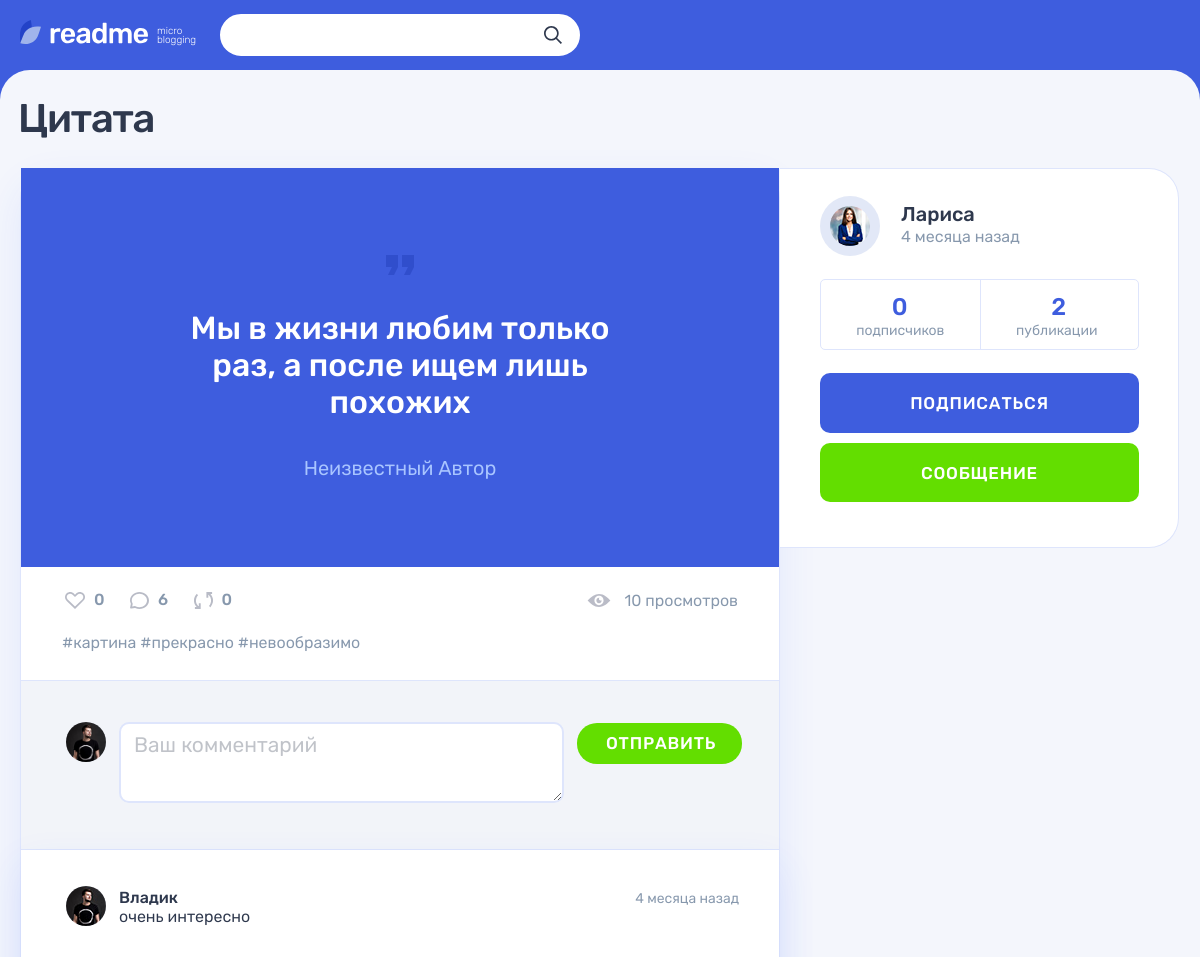
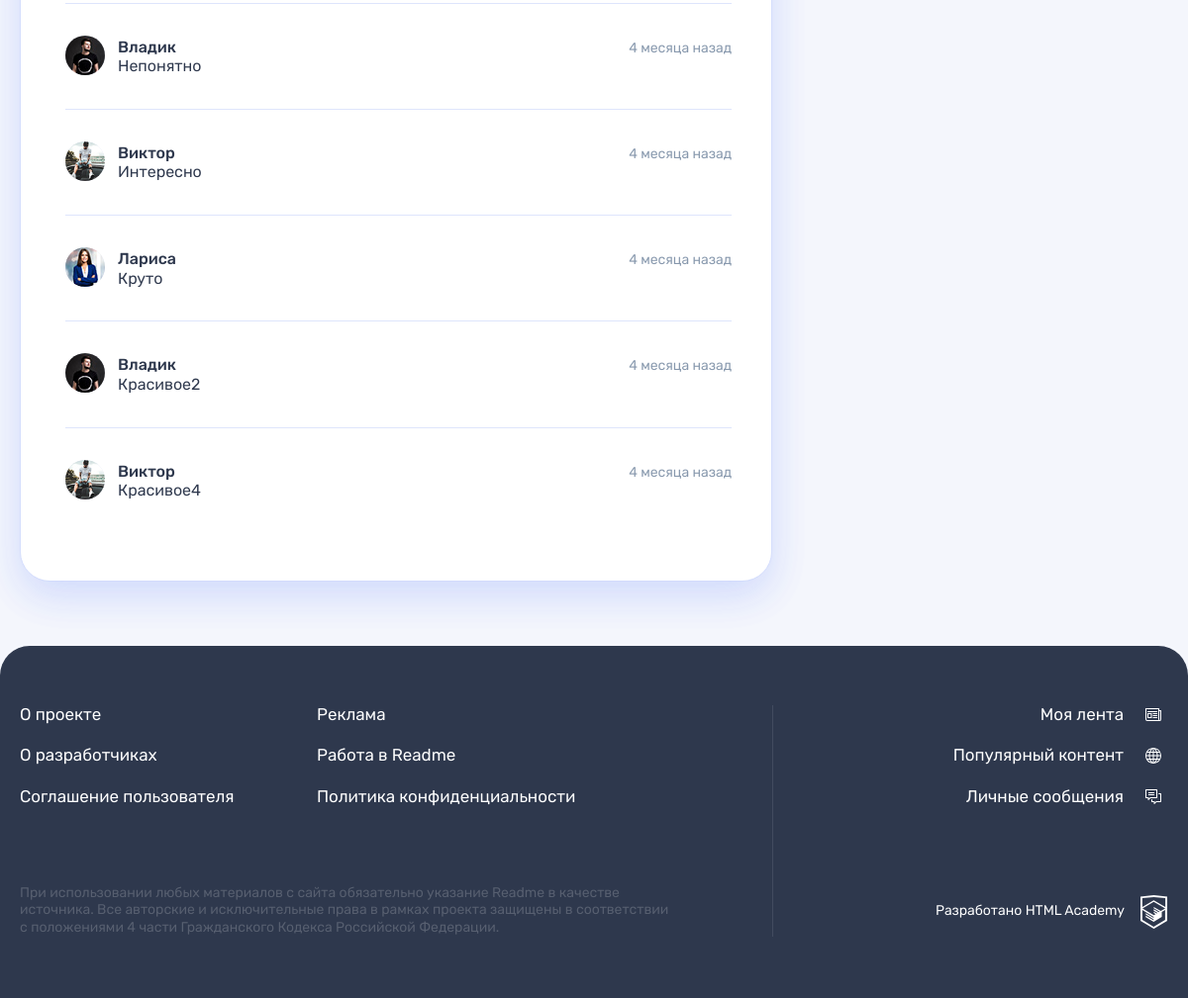
Page /post.php?id=1&comments=all (signed in) on the committed database (2 pictures, top to bottom).
### tables this page shows
CREATE TABLE `posts`
(
    `id`               INT UNSIGNED                           NOT NULL AUTO_INCREMENT PRIMARY KEY,
    `created_at`       DATETIME     DEFAULT CURRENT_TIMESTAMP NOT NULL,
    `updated_at`       DATETIME     DEFAULT CURRENT_TIMESTAMP ON UPDATE CURRENT_TIMESTAMP,
    `title`            VARCHAR(255)                           NOT NULL,
    `content`          TEXT                                   NULL,
    `author_quote`     VARCHAR(255)                           NULL,  
    `image_url`        VARCHAR(2048)                          NULL,
    `video_url`        VARCHAR(2048)                          NULL,
    `website_url`      VARCHAR(2048)                          NULL,
    `views_count`      INT UNSIGNED DEFAULT 0,                       
    `repost_flag`      BOOL         DEFAULT FALSE,                   
    `original_post_id` INT UNSIGNED,                                 
    `user_id`          INT UNSIGNED                           NOT NULL,
    `type_id`          INT UNSIGNED                           NOT NULL,
    FOREIGN KEY (user_id) REFERENCES users (id),
    FOREIGN KEY (type_id) REFERENCES types (id)
);

CREATE TABLE `post_hashtags`
(
    `post_id`    INT UNSIGNED NOT NULL,
    `hashtag_id` INT UNSIGNED NOT NULL,
    PRIMARY KEY (post_id, hashtag_id),
    FOREIGN KEY (post_id) REFERENCES posts (id),
    FOREIGN KEY (hashtag_id) REFERENCES hashtags (id)
);

CREATE TABLE `hashtags`
(
    `id`         INT UNSIGNED                       NOT NULL AUTO_INCREMENT PRIMARY KEY,
    `title`      VARCHAR(255)                       NOT NULL,
    `created_at` DATETIME DEFAULT CURRENT_TIMESTAMP NOT NULL,
    `updated_at` DATETIME DEFAULT CURRENT_TIMESTAMP ON UPDATE CURRENT_TIMESTAMP
);

CREATE TABLE `comments`
(
    `id`         INT UNSIGNED                       NOT NULL AUTO_INCREMENT PRIMARY KEY,
    `created_at` DATETIME DEFAULT CURRENT_TIMESTAMP NOT NULL,
    `updated_at` DATETIME DEFAULT CURRENT_TIMESTAMP ON UPDATE CURRENT_TIMESTAMP,
    `content`    TEXT                               NOT NULL,
    `user_id`    INT UNSIGNED                       NOT NULL,
    `post_id`    INT UNSIGNED                       NOT NULL,
    FOREIGN KEY (user_id) REFERENCES users (id),
    FOREIGN KEY (post_id) REFERENCES posts (id)
);

CREATE TABLE `users`
(
    `id`         INT UNSIGNED                       NOT NULL AUTO_INCREMENT PRIMARY KEY,
    `email`      VARCHAR(255)                       NOT NULL,
    `login`      VARCHAR(255)                       NOT NULL,
    `password`   VARCHAR(255)                       NOT NULL,
    `avatar_url` VARCHAR(2048)                      NOT NULL,
    `created_at` DATETIME DEFAULT CURRENT_TIMESTAMP NOT NULL,
    `updated_at` DATETIME DEFAULT CURRENT_TIMESTAMP ON UPDATE CURRENT_TIMESTAMP
);

### functions/functions.php (called while the page is built, shortened)
<?php
function includeTemplate($name, array $data = [])
{
    $name = 'templates/' . $name;
    extract($data);
    require $name;
    $result = ob_get_clean();
    return $result;
}
function getNounPluralForm(int $number, string $one, string $two, string $many)
{
    $mod10 = $number % 10;
    $mod100 = $number % 100;
    switch (true) {
        case ($mod10 >= 2 && $mod10 <= 4):
            return $two;
        case ($mod100 >= 11 && $mod100 <= 20):
        case ($mod10 > 5):
        default:
            return $many;
    }
}
function publicationLife($publishTime)
{
    $differentTime = time() - strtotime($publishTime);
    switch (true) {
        case ($differentTime >= 2419200):
            $differentTime = floor($differentTime / 2419200);
            return "{$differentTime} " .
                getNounPluralForm(
                    $differentTime,
                    'месяц',
                    'месяца',
                    'месяцев'
                ) . " назад";
    }
}
function isErrorCss($errorField)
{
    $classname = isset($errorField) ? "form__input-section--error" : "";
    return $classname;
}
function htmlTime($publishTime):string
{
    return 'datetime="' . $publishTime . '" title="' . date('d.m.Y H:i', strtotime($publishTime)) . '"';
}

### post-page-helper.php (called while the page is built, shortened)
<?php
function handleMissingPost($connect, $title)
{
    try {
        $postId = filter_input(INPUT_GET, 'id', FILTER_SANITIZE_NUMBER_INT);
        return getPost($connect, $postId);
    } catch (Exception $e) {
        showNotFoundPage($title);
        exit();
    }
}

### sql-connect.php (called while the page is built, shortened)
<?php
function getPost($connect, $id)
{
    $sqlPostInfo = "SELECT
        posts.*,
        types.id AS 'type_id',
        types.title AS 'type_title',
        users.id AS 'user_id',
        users.login AS 'user_login',
        users.avatar_url AS 'user_avatar_url',
        users.created_at AS 'user_created_at',
        (SELECT COUNT(posts.id) FROM posts WHERE posts.user_id = users.id) AS 'count_user_posts',
        (SELECT COUNT(likes.user_id) FROM likes WHERE likes.post_id = posts.id) AS 'count_post_likes',
        (SELECT COUNT(subscriptions.subscriber_user_id) FROM subscriptions WHERE subscriptions.subscribed_to_user_id = users.id) AS 'count_user_subscribers',
        (SELECT COUNT(comments.id) FROM comments WHERE comments.post_id=posts.id) AS 'count_post_comments',
        (SELECT COUNT(posts.id) FROM posts WHERE posts.repost_flag = 1) AS 'count_post_reposts'
FROM posts
          INNER JOIN users ON posts.user_id = users.id
          INNER JOIN types ON posts.type_id = types.id
WHERE posts.id = $id";
    $resultPost = mysqli_query($connect, $sqlPostInfo);
    if ($post = mysqli_fetch_assoc($resultPost)) {
        return $post;
    }
    throw new Exception('Пост не найден');
}
function getPostHashtags($connect, $id)
{
    $sqlPostHashtags = "SELECT
        post_hashtags.post_id,
        post_hashtags.hashtag_id,
        hashtags.title AS 'hashtag_title'
FROM post_hashtags
        INNER JOIN hashtags ON post_hashtags.hashtag_id = hashtags.id
WHERE post_hashtags.post_id = $id";
    $resultPost = mysqli_query($connect, $sqlPostHashtags);
    return mysqli_fetch_all($resultPost, MYSQLI_ASSOC);
}
function getPostComments($connect, $id, $countComments)
{
    $limit = "";
    $sqlPostComments = "SELECT
        comments.id,
        comments.content,
        comments.created_at,
        comments.updated_at,
        users.id AS 'user_id',
        users.login AS 'user_login',
        users.avatar_url AS 'user_avatar_url',
        posts.id AS 'post_id'
FROM comments
        INNER JOIN users ON comments.user_id = users.id
        INNER JOIN posts ON comments.post_id = posts.id
WHERE posts.id = $id
ORDER BY comments.created_at DESC " . $limit;
    $resultPost = mysqli_query($connect, $sqlPostComments);
    return mysqli_fetch_all($resultPost, MYSQLI_ASSOC);
}

### functions/validate-functions.php (called while the page is built, shortened)
<?php
function htmlValidate($text)
{
    return htmlspecialchars($text, ENT_QUOTES | ENT_SUBSTITUTE, 'UTF-8');
}

### templates/post-page.php (the view, shortened to what this page needs)
<main class="page__main page__main--publication">
    <div class="container">
        <h1 class="page__title page__title--publication"><?= htmlValidate($post['title']); ?></h1>
        <section class="post-details">
            <div class="post-details__wrapper post-<?= $post['type_title'] ?>>">
                <div class="post-details__main-block post post--details">
                    <?= $postContent ?>
                    <div class="post__indicators">
                        <div class="post__buttons">
                            <a class="post__indicator post__indicator--likes button" href="#" title="Лайк">
                                <svg class="post__indicator-icon" width="20" height="17">
                                    <use xlink:href="#icon-heart"></use>
                                </svg>
                                <span><?= $post['count_post_likes']; ?></span>
                            </a>
                            <span class="post__indicator post__indicator--comments" href="#"
                                  title="Комментарии">
                                <svg class="post__indicator-icon" width="19" height="17">
                                    <use xlink:href="#icon-comment"></use>
                                </svg>
                                <span><?= $post['count_post_comments']; ?></span>
                            </span>
                            <a class="post__indicator post__indicator--repost button" href="#" title="Репост">
                                <svg class="post__indicator-icon" width="19" height="17">
                                    <use xlink:href="#icon-repost"></use>
                                </svg>
                                <span><?= $post['count_post_reposts']; ?></span>
                            </a>
                        </div>
                        <span class="post__view"><?= $post['views_count']; ?> просмотров</span>
                    </div>
                    <ul class="post__tags">
                        <?php foreach ($hashtags as $hashtag): ?>
                            <li>
                                <a href="search.php?search=%23<?= $hashtag['hashtag_title'] ?>">
                                    #<?= $hashtag['hashtag_title'] ?>
                                </a>
                            </li>
                        <?php endforeach; ?>
                    </ul>
                    <div class="comments">
                        <form class="comments__form form" action="#" method="post">
                            <div class="comments__my-avatar">
                                <img class="comments__picture" src="../img/userpic-medium.jpg"
                                     alt="Аватар пользователя">
                            </div>
                            <div class="form__input-section <?= isErrorCss($errors['comment']); ?>">
                            <textarea class="comments__textarea form__textarea form__input" id="comment" name="comment"
                                      placeholder="Ваш комментарий"></textarea>
                            </div>
                            <button class="comments__submit button button--green" type="submit">Отправить</button>
                        </form>
                        <div class="comments__list-wrapper">
                            <ul class="comments__list">
                                <?php foreach ($comments as $comment): ?>
                                    <li class="comments__item user">
                                        <div class="comments__avatar">
                                            <a class="user__avatar-link"
                                               href="/profile.php?id=<?= $comment['user_id'] ?>">
                                                <img class="comments__picture"
                                                     src="../img/<?= $comment['user_avatar_url'] ?>"
                                                     alt="Аватар пользователя">
                                            </a>
                                        </div>
                                        <div class="comments__info">
                                            <div class="comments__name-wrapper">
                                                <a class="comments__user-name"
                                                   href="/profile.php?id=<?= $comment['user_id'] ?>">
                                                    <span><?= $comment['user_login'] ?></span>
                                                </a>
                                                <time class="comments__time" <?= htmlTime($comment['created_at']) ?>>
                                                    <?= publicationLife($comment['created_at']) ?>
                                                </time>
                                            </div>
                                            <p class="comments__text">
                                                <?= $comment['content'] ?>
                                            </p>
                                        </div>
                                    </li>
                                <?php endforeach; ?>
                            </ul>
                        </div>
                    </div>
                </div>
                <div class="post-details__user user">
                    <div class="post-details__user-info user__info">
                        <div class="post-details__avatar user__avatar">
                            <a class="post-details__avatar-link user__avatar-link"
                               href="/profile.php?id=<?= $post['user_id'] ?>">
                                <img class="post-details__picture user__picture"
                                     src="./img/<?= $post['user_avatar_url']; ?>"
                                     alt="Аватар пользователя">
                            </a>
                        </div>
                        <div class="post-details__name-wrapper user__name-wrapper">
                            <a class="post-details__name user__name" href="/profile.php?id=<?= $post['user_id'] ?>">
                                <span><?= $post['user_login']; ?></span>
                            </a>
                            <time class="post-details__time user__time" <?= htmlTime($post['user_created_at']) ?>>
                                <?= publicationLife($post['user_created_at']) ?>
                            </time>
                        </div>
                    </div>
                    <div class="post-details__rating user__rating">
                        <p class="post-details__rating-item user__rating-item user__rating-item--subscribers">
                            <span class="post-details__rating-amount user__rating-amount"><?= $post['count_user_subscribers']; ?></span>
                            <span class="post-details__rating-text user__rating-text">
                                <?= getNounPluralForm(
                                    $post['count_user_subscribers'],
                                    'подписчик',
                                    'подписчика',
                                    'подписчиков'
                                ) ?>
                            </span>
                        </p>
                        <p class="post-details__rating-item user__rating-item user__rating-item--publications">
                            <span class="post-details__rating-amount user__rating-amount"><?= $post['count_user_posts']; ?></span>
                            <span class="post-details__rating-text user__rating-text">
                                <?= getNounPluralForm(
                                    $post['count_user_posts'],
                                    'публикация',
                                    'публикации',
                                    'публикаций'
                                ) ?>
                            </span>
                        </p>
                    </div>
                    <div class="post-details__user-buttons user__buttons">
                        <button class="user__button user__button--subscription button button--main" type="button">
                            Подписаться
                        </button>
                        <a class="user__button user__button--writing button button--green" href="#">Сообщение</a>
                    </div>
                </div>
            </div>
        </section>
    </div>
</main>

### templates/detail-posts/quote-post.php
<div class="post-details__image-wrapper post-quote">
    <div class="post__main">
        <blockquote>
            <p>
                <?= htmlValidate($post['content']) ?>
            </p>
            <cite>
                <?= $post['author_quote'] ?? "Неизвестный Автор"; ?>
            </cite>
        </blockquote>
    </div>
</div>

### rows in the picture
posts: title "Цитата", content "Мы в жизни любим только раз, а после ищем лишь похожих", author_quote "Неизвестный Автор", views_count "10", user.avatar_url (picture), user.login "Лариса", user.created_at "4 месяца назад"
post_hashtags: hashtag.title "картина"
post_hashtags: hashtag.title "прекрасно"
post_hashtags: hashtag.title "невообразимо"
comments: user.avatar_url (picture), user.login "Владик", created_at "4 месяца назад", content "очень интересно"
comments: user.avatar_url (picture), user.login "Владик", created_at "4 месяца назад", content "Непонятно"
comments: user.avatar_url (picture), user.login "Виктор", created_at "4 месяца назад", content "Интересно"
comments: user.avatar_url (picture), user.login "Лариса", created_at "4 месяца назад", content "Круто"
comments: user.avatar_url (picture), user.login "Владик", created_at "4 месяца назад", content "Красивое2"
comments: user.avatar_url (picture), user.login "Виктор", created_at "4 месяца назад", content "Красивое4"

### other values in the picture
$post['count_post_likes'] "0"
$post['count_post_comments'] "6"
$post['count_post_reposts'] "0"
$post['count_user_subscribers'] "0"
$post['count_user_posts'] "2"
